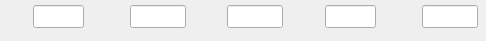
        <widget class="QFrame" name="moneyBox">
         <property name="geometry">
          <rect>
           <x>475</x>
           <y>0</y>
           <width>486</width>
           <height>41</height>
          </rect>
         </property>
         <layout class="QHBoxLayout" name="horizontalLayout_2">
          <property name="spacing">
           <number>10</number>
          </property>
          <property name="leftMargin">
           <number>5</number>
          </property>
          <property name="topMargin">
           <number>5</number>
          </property>
          <property name="rightMargin">
           <number>5</number>
          </property>
          <property name="bottomMargin">
           <number>5</number>
          </property>
          <item>
           <widget class="QFrame" name="platinumBox">
            <widget class="QWidget" name="platinum" native="true">
             <property name="geometry">
              <rect>
               <x>0</x>
               <y>0</y>
               <width>24</width>
               <height>24</height>
              </rect>
             </property>
             <property name="accessibleName">
              <string/>
             </property>
            </widget>
            <widget class="QLineEdit" name="platinumEdit">
             <property name="geometry">
              <rect>
               <x>28</x>
               <y>0</y>
               <width>51</width>
               <height>23</height>
              </rect>
             </property>
             <property name="accessibleName">
              <string>platinum</string>
             </property>
             <property name="styleSheet">
              <string notr="true">font: 12pt &quot;Eberron&quot;;</string>
             </property>
             <property name="maxLength">
              <number>5</number>
             </property>
             <property name="alignment">
              <set>Qt::AlignCenter</set>
             </property>
            </widget>
           </widget>
          </item>
          <item>
           <widget class="QFrame" name="goldBox">
            <widget class="QWidget" name="gold" native="true">
             <property name="geometry">
              <rect>
               <x>0</x>
               <y>0</y>
               <width>24</width>
               <height>24</height>
              </rect>
             </property>
             <property name="accessibleName">
              <string/>
             </property>
            </widget>
            <widget class="QLineEdit" name="goldEdit">
             <property name="geometry">
              <rect>
               <x>28</x>
               <y>0</y>
               <width>56</width>
               <height>23</height>
              </rect>
             </property>
             <property name="accessibleName">
              <string>gold</string>
             </property>
             <property name="styleSheet">
              <string notr="true">font: 12pt &quot;Eberron&quot;;</string>
             </property>
             <property name="maxLength">
              <number>5</number>
             </property>
             <property name="alignment">
              <set>Qt::AlignCenter</set>
             </property>
            </widget>
           </widget>
          </item>
          <item>
           <widget class="QFrame" name="electrumBox">
            <widget class="QWidget" name="electrum" native="true">
             <property name="geometry">
              <rect>
               <x>0</x>
               <y>0</y>
               <width>24</width>
               <height>24</height>
              </rect>
             </property>
             <property name="accessibleName">
              <string/>
             </property>
            </widget>
            <widget class="QLineEdit" name="electrumEdit">
             <property name="geometry">
              <rect>
               <x>28</x>
               <y>0</y>
               <width>56</width>
               <height>23</height>
              </rect>
             </property>
             <property name="accessibleName">
              <string>electrum</string>
             </property>
             <property name="styleSheet">
              <string notr="true">font: 12pt &quot;Eberron&quot;;</string>
             </property>
             <property name="maxLength">
              <number>5</number>
             </property>
             <property name="alignment">
              <set>Qt::AlignCenter</set>
             </property>
            </widget>
           </widget>
          </item>
          <item>
           <widget class="QFrame" name="silverBox">
            <widget class="QWidget" name="silver" native="true">
             <property name="geometry">
              <rect>
               <x>0</x>
               <y>0</y>
               <width>24</width>
               <height>24</height>
              </rect>
             </property>
             <property name="accessibleName">
              <string/>
             </property>
            </widget>
            <widget class="QLineEdit" name="silverEdit">
             <property name="geometry">
              <rect>
               <x>28</x>
               <y>0</y>
               <width>51</width>
               <height>23</height>
              </rect>
             </property>
             <property name="accessibleName">
              <string>silver</string>
             </property>
             <property name="styleSheet">
              <string notr="true">font: 12pt &quot;Eberron&quot;;</string>
             </property>
             <property name="maxLength">
              <number>5</number>
             </property>
             <property name="alignment">
              <set>Qt::AlignCenter</set>
             </property>
            </widget>
           </widget>
          </item>
          <item>
           <widget class="QFrame" name="copperBox">
            <widget class="QWidget" name="copper" native="true">
             <property name="geometry">
              <rect>
               <x>0</x>
               <y>0</y>
               <width>24</width>
               <height>24</height>
              </rect>
             </property>
             <property name="accessibleName">
              <string/>
             </property>
            </widget>
            <widget class="QLineEdit" name="copperEdit">
             <property name="geometry">
              <rect>
               <x>28</x>
               <y>0</y>
               <width>56</width>
               <height>23</height>
              </rect>
             </property>
             <property name="accessibleName">
              <string>copper</string>
             </property>
             <property name="styleSheet">
              <string notr="true">font: 12pt &quot;Eberron&quot;;</string>
             </property>
             <property name="maxLength">
              <number>5</number>
             </property>
             <property name="alignment">
              <set>Qt::AlignCenter</set>
             </property>
            </widget>
           </widget>
          </item>
         </layout>
        </widget>
